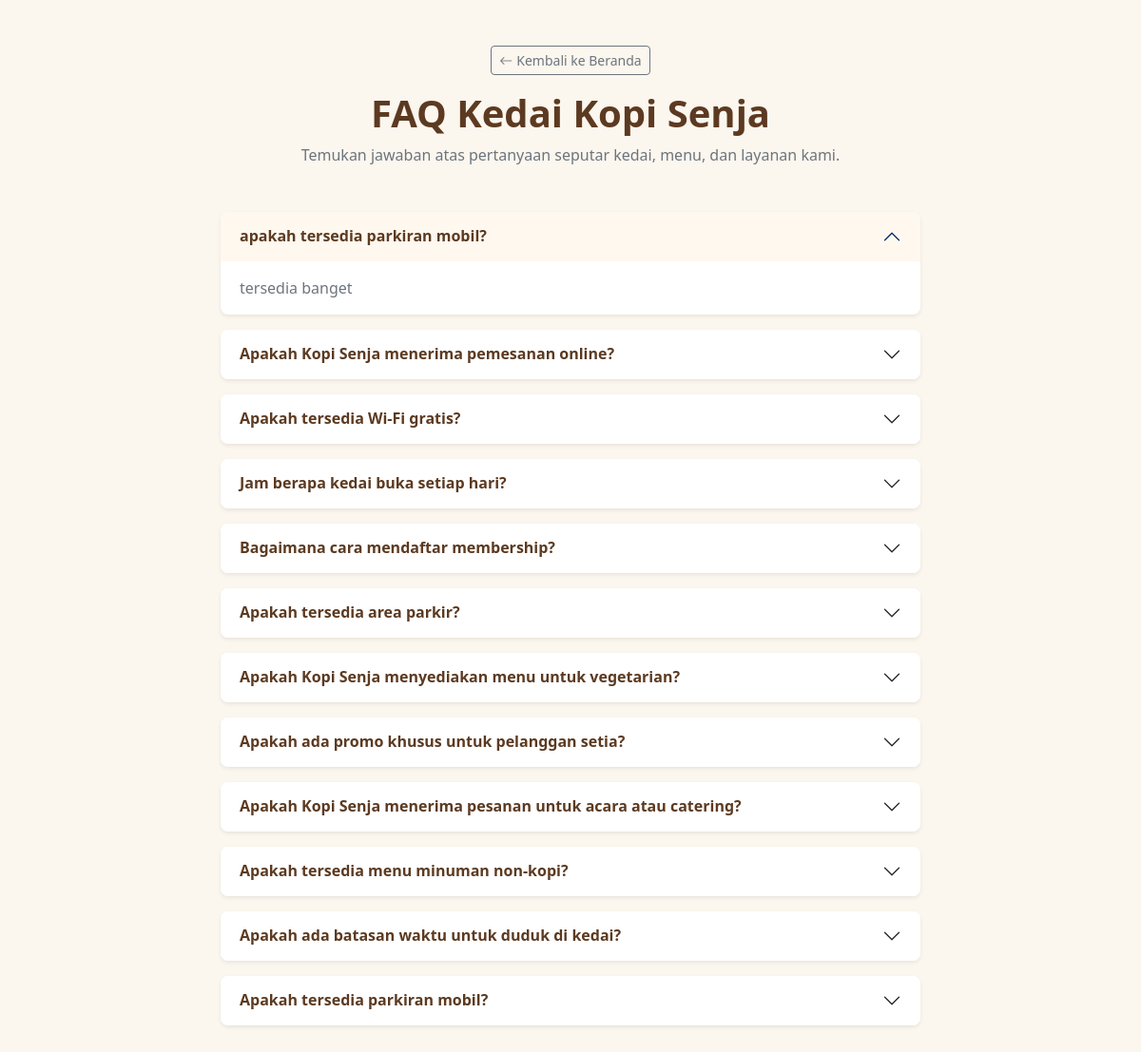
The page /dist/section/faq.php on the database its author committed.
### tables this page shows
CREATE TABLE IF NOT EXISTS `faq` (
  `id` INT NOT NULL AUTO_INCREMENT,
  `pertanyaan` VARCHAR(255) NOT NULL,
  `jawaban` TEXT NOT NULL,
  `urutan` INT NOT NULL DEFAULT 0,
  `status` ENUM('aktif','nonaktif') NOT NULL DEFAULT 'aktif',
  `created_at` DATETIME DEFAULT CURRENT_TIMESTAMP,
  `updated_at` DATETIME DEFAULT CURRENT_TIMESTAMP ON UPDATE CURRENT_TIMESTAMP,
  PRIMARY KEY (`id`)
);

### dist/section/faq.php (the view, shortened to what this page needs)
<?php
require_once __DIR__ . '/../../koneksi/db_connection.php';
$faqList = [];
$faqTableExists = false;
$checkTable = $conn->query("SHOW TABLES LIKE 'faq'");
if ($checkTable && $checkTable->num_rows > 0) {
    $faqTableExists = true;
    $result = $conn->query("SELECT * FROM `faq` ORDER BY `urutan` ASC, `id` DESC");
    if ($result) {
        while ($row = $result->fetch_assoc()) {
            $faqList[] = $row;
        }
    }
}
?>
<!doctype html>
<html lang="id">
<head>
    <link rel="stylesheet" href="https://cdn.jsdelivr.net/npm/bootstrap@5.3.7/dist/css/bootstrap.min.css" />
    <link rel="stylesheet" href="https://cdn.jsdelivr.net/npm/bootstrap-icons@1.13.1/font/bootstrap-icons.min.css" />
</head>
<body>
    <div class="container py-5">
        <div class="text-center mb-5">
            <a href="../../index.php" class="btn btn-outline-secondary btn-sm mb-3">
                <i class="bi bi-arrow-left me-1"></i>Kembali ke Beranda
            </a>
            <h1 class="section-title fw-bold">FAQ Kedai Kopi Senja</h1>
            <p class="text-secondary mx-auto" style="max-width: 620px;">
                Temukan jawaban atas pertanyaan seputar kedai, menu, dan layanan kami.
            </p>
        </div>
        <?php if (!$faqTableExists || count($faqList) === 0): ?>
            <div class="alert alert-warning text-center mx-auto" style="max-width: 560px;">
                <i class="bi bi-info-circle me-2"></i>Belum ada data FAQ. Silakan tambahkan melalui panel admin.
            </div>
        <?php else: ?>
            <div class="row justify-content-center">
                <div class="col-lg-8">
                    <div class="accordion" id="faqAccordion">
                        <?php foreach ($faqList as $i => $faq): ?>
                            <div class="accordion-item mb-3 border-0 shadow-sm rounded-3 overflow-hidden">
                                <h2 class="accordion-header" id="faqHeading<?= $faq['id'] ?>">
                                    <button class="accordion-button <?= $i === 0 ? '' : 'collapsed' ?>" type="button" data-bs-toggle="collapse" data-bs-target="#faqCollapse<?= $faq['id'] ?>" aria-expanded="<?= $i === 0 ? 'true' : 'false' ?>" aria-controls="faqCollapse<?= $faq['id'] ?>">
                                        <span class="fw-semibold section-title"><?= htmlspecialchars($faq['pertanyaan']) ?></span>
                                    </button>
                                </h2>
                                <div id="faqCollapse<?= $faq['id'] ?>" class="accordion-collapse collapse <?= $i === 0 ? 'show' : '' ?>" aria-labelledby="faqHeading<?= $faq['id'] ?>" data-bs-parent="#faqAccordion">
                                    <div class="accordion-body text-secondary">
                                        <?= nl2br(htmlspecialchars($faq['jawaban'])) ?>
                                    </div>
                                </div>
                            </div>
                        <?php endforeach; ?>
                    </div>
                </div>
            </div>
        <?php endif; ?>
    </div>
</body>
</html>

### dist/section/faq.php (style rules this page uses)
:root { --kopi-dark: #2b1b12; --kopi-brown: #5c3a21; --kopi-accent: #c8823a; --kopi-cream: #f4ead9; --kopi-cream-2: #fbf6ee; }
body { background: var(--kopi-cream-2); color: var(--kopi-dark); }
.section-title { color: var(--kopi-brown); }
.accordion-button { box-shadow: none !important; }
.accordion-button:not(.collapsed) { background-color: #fff8ef; color: var(--kopi-brown); }

### rows shown on the page
faq: pertanyaan "apakah tersedia parkiran mobil?", jawaban "tersedia banget"
faq: pertanyaan "Apakah Kopi Senja menerima pemesanan online?"
faq: pertanyaan "Apakah tersedia Wi-Fi gratis?"
faq: pertanyaan "Jam berapa kedai buka setiap hari?"
faq: pertanyaan "Bagaimana cara mendaftar membership?"
faq: pertanyaan "Apakah tersedia area parkir?"
faq: pertanyaan "Apakah Kopi Senja menyediakan menu untuk vegetarian?"
faq: pertanyaan "Apakah ada promo khusus untuk pelanggan setia?"
faq: pertanyaan "Apakah Kopi Senja menerima pesanan untuk acara atau catering?"
faq: pertanyaan "Apakah tersedia menu minuman non-kopi?"
faq: pertanyaan "Apakah ada batasan waktu untuk duduk di kedai?"
faq: pertanyaan "Apakah tersedia parkiran mobil?"
